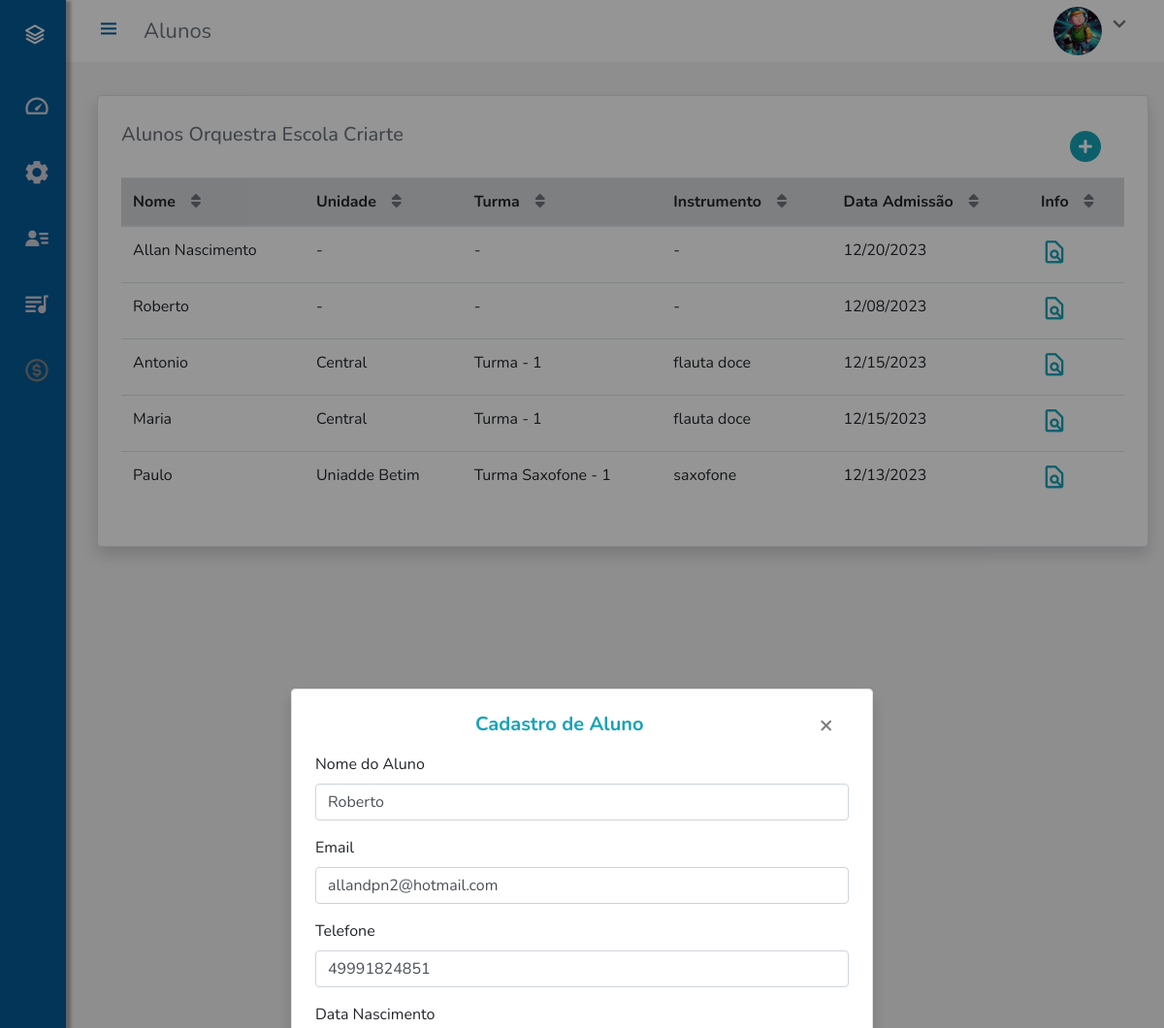
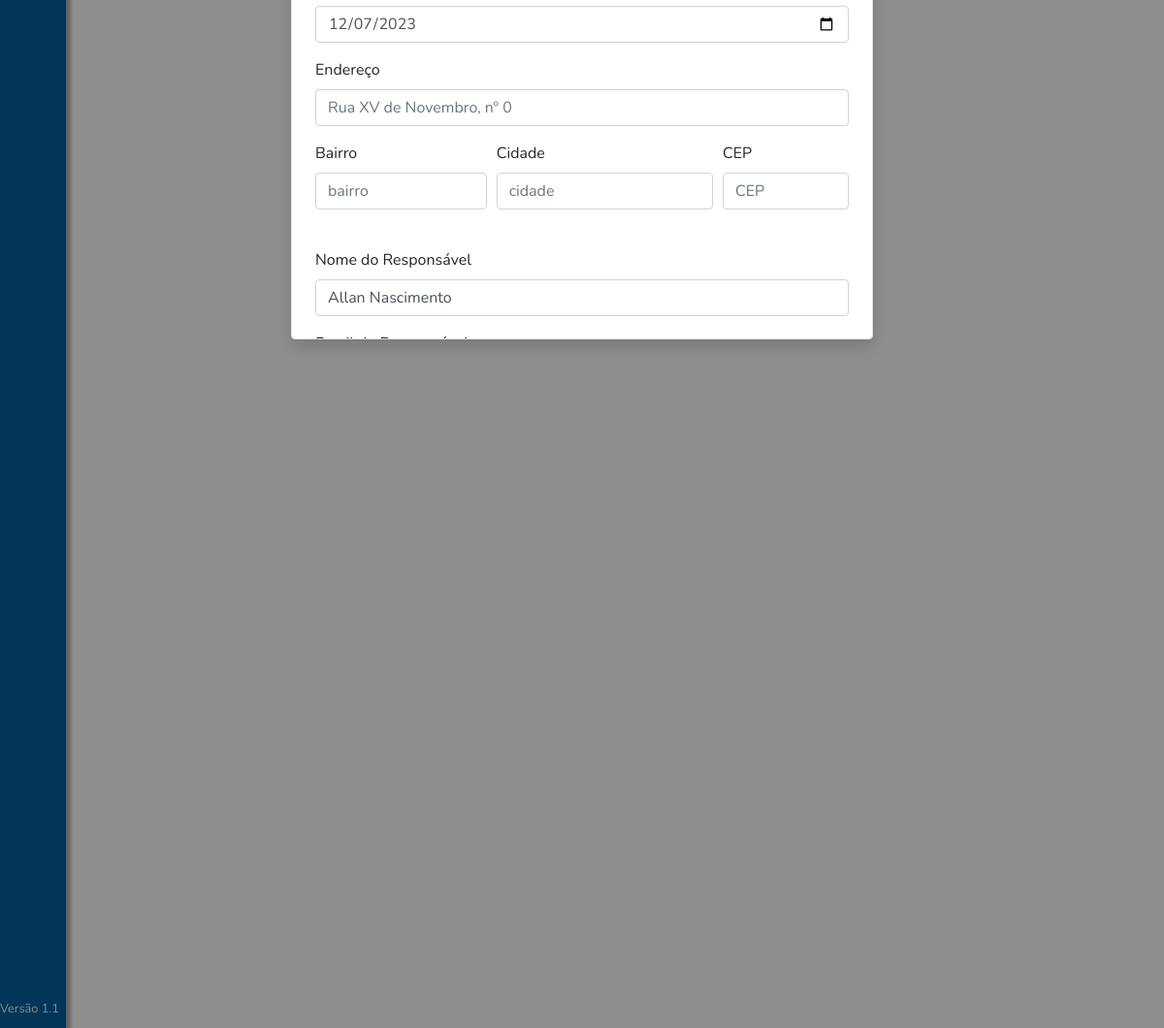
The page /aluno/cadastro/2 (signed in) on the database its author committed (2 pictures, top to bottom).
### app/models.py (models this page shows)
class Aluno(db.Model):
    id = db.Column(db.Integer, primary_key=True)
    nome = db.Column(db.String(50), unique=False, nullable=False)
    email = db.Column(db.String(100), unique=True, nullable=True)
    telefone = db.Column(db.String(20), unique=False, nullable=True)
    dataNasc = db.Column(db.DateTime, unique=False, nullable=True)
    dataAdmissao = db.Column(db.DateTime, unique=False, nullable=True)
    dataDesligamento = db.Column(db.DateTime, unique=False, nullable=True)
    nomeResponsavel = db.Column(db.String(50), unique=False, nullable=True)
    telefoneResponsavel = db.Column(db.String(20), unique=False, nullable=True)
    emailResponsavel = db.Column(db.String(100), unique=False, nullable=True)
    anotacoesAluno = db.Column(db.String(400), unique=False, nullable=True)
    image_file = db.Column(db.String(20), nullable=True, default='default.jpg')
    turma_id = db.Column(db.Integer, db.ForeignKey('turma.id'), nullable=True)
    unidade_id = db.Column(db.Integer, db.ForeignKey('unidade.id'), nullable=True)
    emprestimos = db.relationship('Emprestimo', backref='emprestimo_aluno', lazy=True, cascade="all, delete")
    contribuicoes = db.relationship('Contribuicao', backref='contribuicao_aluno', lazy=True, cascade="all, delete")
    enderecos = db.relationship('Endereco', backref='endereco_aluno', lazy=True, cascade="all, delete")
    historico_aluno = db.relationship('HistoricoAluno', backref='historico_aluno', lazy=True, cascade="all, delete")
    matricula_aluno = db.relationship('Matricula', backref='matricula_aluno', lazy=True, cascade="all, delete")

class Unidade(db.Model):
    id = db.Column(db.Integer, primary_key=True)
    nome = db.Column(db.String(50), unique=True, nullable=False)
    gestor = db.Column(db.Integer, unique=False, nullable=True)
    email = db.Column(db.String(100), unique=False, nullable=True)
    telefone = db.Column(db.String(20), unique=False, nullable=True)
    instrumentos = db.relationship('Instrumento', backref='instrumento_unidade', lazy=True)
    turmas = db.relationship('Turma', backref='turma_unidade', lazy=True, cascade="all, delete")
    endereco = db.relationship('Endereco', backref='endereco_unidade', lazy=True)
    alunos = db.relationship('Aluno', backref='aluno_unidade', lazy=True )
    equipe = db.relationship('Coordenador', backref='coord_unidade', lazy=True)

class Turma(db.Model):
    id = db.Column(db.Integer, primary_key=True)
    nome = db.Column(db.String(50), unique=False, nullable=False)
    diaSemana = db.Column(db.String(20), unique=False, nullable=False)
    horario = db.Column(db.Time, unique=False, nullable=True)
    instrumento_id = db.Column(db.Integer, db.ForeignKey('instrumento.id'), nullable=False)
    unidade_id = db.Column(db.Integer, db.ForeignKey('unidade.id'), nullable=False)
    coordenador_id = db.Column(db.Integer, db.ForeignKey('coordenador.id'), nullable=True)
    historico_turma = db.relationship('HistoricoAluno', backref='historico_turma', lazy=True, cascade="all, delete")
    alunos = db.relationship('Aluno', backref='aluno_turma', lazy=True, cascade="all, delete")

class Tipoinstrumento(db.Model):
    id = db.Column(db.Integer, primary_key=True)
    nome = db.Column(db.String(50), unique=False, nullable=False)
    codigo = db.Column(db.String(5), unique=False, nullable=False)
    instrumentos = db.relationship('Instrumento', backref='instrumento_tipo', lazy=True, cascade="all, delete")

### app/aluno/routes.py (the view)
@aluno.route("/aluno/cadastro/<int:id>", methods=['GET', 'POST'])
@login_required
def alunos_edit(id):
    form_edit_aluno = create_aluno()
    alunos = get_alunos_brief()
    aluno = get_alunos_select(id)
    form_perfil, data_nasc, image_file = perfil_admin()
    if request.method == "GET":
        aluno = Aluno.query.get(id)
        form_edit_aluno.nome.data = aluno.nome
        form_edit_aluno.email.data = aluno.email
        form_edit_aluno.telefone.data = aluno.telefone
        form_edit_aluno.data_nasc.data = aluno.dataNasc
        form_edit_aluno.data_admissao.data = aluno.dataAdmissao
        form_edit_aluno.data_desligamento.data = aluno.dataDesligamento
        form_edit_aluno.nome_responsavel.data = aluno.nomeResponsavel
        form_edit_aluno.email_responsavel.data = aluno.emailResponsavel
        form_edit_aluno.telefone_responsavel.data = aluno.telefoneResponsavel
        form_edit_aluno.anotacoes.data = aluno.anotacoesAluno
    return render_template("alunos.html", formPerfil=form_perfil, dataNasc=data_nasc, image_file=image_file, alunos = alunos, formEditAluno = form_edit_aluno, aluno = aluno)

### app/templates/alunos.html (shortened to what this page needs)
{% extends "layout.html" %}
{% block pageCurrent %}Alunos{% endblock  %}
{% block body %}
<div class="main mx-auto widht-page">
    <div class="wrapper wrapper-tab border p-4 rounded shadow bg-white" style="overflow-x: auto;">
        <div class="container-fluid" >
            <div class="row mt-1">
                <div class="text-muted">
                    <h5>Alunos Orquestra Escola Criarte</h5>
                </div>
                <div class="ml-auto mr-3">
                    <a class="btn-add-aluno toogle-hide" id="addAlunoBtn" href="#" data-element="#telaCadastroAluno"><i class="fa fa-2x fa-plus-circle text-info m-2" aria-hidden="true"></i></a>
                </div>
            </div>
            <div class="row mt-2 tela-wrapper-table">
                <table class="table table-hover tela-wrapper-table" id="table-alunos">
                    <thead class="bg-gray">
                        <tr>
                            <th scope="col"><span class="mr-3 ">Nome</span><a href="#" ><i class="fa fa-sort text-muted" aria-hidden="true"></i></a></th>
                            <th scope="col"><span class="mr-3 ">Unidade</span><a href="#"><i class="fa fa-sort text-muted" aria-hidden="true"></i></a></th>
                            <th scope="col"><span class="mr-3 ">Turma</span><a href="#"><i class="fa fa-sort text-muted mr-0" aria-hidden="true"></i></a></th>
                            <th scope="col"><span class="mr-3 ">Instrumento</span><a href="#"><i class="fa fa-sort text-muted" aria-hidden="true"></i></a></th>
                            <th scope="col"><span class="mr-3 ">Data Admissão</span><a href="#"><i class="fa fa-sort text-muted" aria-hidden="true"></i></a></th>
                            <th scope="col"><span class="mr-3 ">Info</span><a href="#"><i class="fa fa-sort text-muted" aria-hidden="true"></i></a></th>
                        </tr>
                    </thead>
                    <tbody>
                        {% if alunos %}
                        {% for aluno in  alunos %}
                        <tr>
                            <td>{{ aluno['nome'] }}</td>
                            <td>{{ aluno['unidade'] }}</td>
                            <td>{{ aluno['turma'] }}</td>
                            <td>{{ aluno['instrumento'] }}</td>
                            <td>{{ aluno['data_admissao'] }}</td><td>
                              <a href="" class="open-info-aluno toogle-hide ml-auto"data-element="#dataInfoAluno" data-id="{{aluno['id']}}"><i class="bx bx-file-find text-info mt-auto" style="font-size: 1.75rem"></i></a>
                            </td>
                          </tr>
                      {% endfor %}
                      {% endif %}
                      </tbody>
                </table>
            </div>
        </div>
    </div>
</div>
<br>
{% include 'includes_alunos/edit_aluno.html'%}
{% endblock  %}

### app/templates/includes_alunos/edit_aluno.html (shortened to what this page needs)
{% if formEditAluno %}
    <div class="" id="telaCadastroAluno">
    <div class="bg-container justify-content-center" >
        <div class="tela-add-aluno tela-add-item border rounded shadow  p-4 bg-white ">
            <form id="post-add-aluno-form" action="" method="POST" enctype="multipart/form-data">
              <div class="text-center mb-3">
                    <span class="h5 text-info font-weight-bold">Cadastro de Aluno</span>
                    <button  class="close btn-add-aluno " data-element="#telaCadastroAluno" data-dismiss="tela-add-aluno" aria-label="Fechar">
                        <span class="btn-add-aluno m-3" aria-hidden="true">&times;</span>
                    </button>
                </div>
                <div class="form-group">
                    <label for="nome-modal">Nome do Aluno</label>
                    {% if formEditAluno.nome.errors %}
                        {{ formEditAluno.nome(class='form-control is-invalid')}}
                        {% for error in formEditAluno.nome.errors %}
                        <div class="invalid-feedback">
                            <span>{{error}}</span>
                        </div>
                        {% endfor %}
                    {% else %}
                        {{ formEditAluno.nome(class='form-control', placeholder="Nome")}}
                    {% endif %}
                </div>
                <div class="form-group">
                    <label for="email-modal">Email</label>
                    {% if formEditAluno.email.errors %}
                        {{ formEditAluno.email(class='form-control is-invalid')}}
                        {% for error in formEditAluno.email.errors %}
                        <div class="invalid-feedback">
                            <span>{{error}}</span>
                        </div>
                        {% endfor %}
                    {% else %}
                        {{ formEditAluno.email(class='form-control', placeholder="email")}}
                    {% endif %}
                </div>
                <div class="form-group">
                    <label for="telefone-modal">Telefone</label>
                    {% if formEditAluno.telefone.errors %}
                        {{ formEditAluno.telefone(class='form-control is-invalid')}}
                        {% for error in formEditAluno.telefone.errors %}
                        <div class="invalid-feedback">
                            <span>{{error}}</span>
                        </div>
                        {% endfor %}
                    {% else %}
                        {{ formEditAluno.telefone(class='form-control', placeholder="telefone")}}
                    {% endif %}
                </div>
                <div class="form-group">
                    <label for="data_nasc-modal">Data Nascimento</label>
                    {% if formEditAluno.data_nasc.errors %}
                        {{ formEditAluno.data_nasc(class='form-control is-invalid')}}
                        {% for error in formEditAluno.data_nasc.errors %}
                        <div class="invalid-feedback">
                            <span>{{error}}</span>
                        </div>
                        {% endfor %}
                    {% else %}
                        {{ formEditAluno.data_nasc(class='form-control', placeholder="data_nasc")}}
                    {% endif %}
                </div>
                <div class="form-group">
                    <label for="enderecoEquipe">Endereço</label>
                    {% if formEditAluno.endereco.errors %}
                    {{ formEditAluno.endereco(class='form-control is-invalid')}}
                      {% for error in formEditAluno.endereco.errors %}
                        <div class="invalid-feedback">
                          <span>{{error}}</span>
                        </div>
                      {% endfor %}
                  {% else %}
                    {{ formEditAluno.endereco(class='form-control', placeholder="Rua XV de Novembro, nº 0")}}
                  {% endif %}
                </div>
                <div class="form-row">
                    <div class="form-group col-md-4">
                    <label for="inputBairro">Bairro</label>
                    {% if formEditAluno.bairro.errors %}
                    {{ formEditAluno.bairro(class='form-control is-invalid')}}
                      {% for error in formEditAluno.bairro.errors %}
                        <div class="invalid-feedback">
                          <span>{{error}}</span>
                        </div>
                      {% endfor %}
                  {% else %}
                    {{ formEditAluno.bairro(class='form-control', placeholder="bairro")}}
                  {% endif %}
                    </div>
                    <div class="form-group col-md-5">
                        <label for="inputTelefone">Cidade</label>
                        {% if formEditAluno.cidade.errors %}
                    {{ formEditAluno.cidade(class='form-control is-invalid')}}
                      {% for error in formEditAluno.cidade.errors %}
                        <div class="invalid-feedback">
                          <span>{{error}}</span>
                        </div>
                      {% endfor %}
                  {% else %}
                    {{ formEditAluno.cidade(class='form-control', placeholder="cidade")}}
                  {% endif %}
                    </div>
                    <div class="form-group col-md-3">
                    <label for="inputCEP">CEP</label>
                    {% if formEditAluno.cep.errors %}
                    {{ formEditAluno.cep(class='form-control is-invalid')}}
                      {% for error in formEditAluno.cep.errors %}
                        <div class="invalid-feedback">
                          <span>{{error}}</span>
                        </div>
                      {% endfor %}
                  {% else %}
                    {{ formEditAluno.cep(class='form-control', placeholder="CEP")}}
                  {% endif %}
                    </div>
                </div>
                <br>
                <div class="form-group">
                    <label for="data_nasc-modal">Nome do Responsável</label>
                    {% if formEditAluno.nome_responsavel.errors %}
                        {{ formEditAluno.nome_responsavel(class='form-control is-invalid')}}
                        {% for error in formEditAluno.nome_responsavel.errors %}
                        <div class="invalid-feedback">
                            <span>{{error}}</span>
                        </div>
                        {% endfor %}
                    {% else %}
                        {{ formEditAluno.nome_responsavel(class='form-control', placeholder="nome")}}
                    {% endif %}
                </div>
                <div class="form-group">
                    <label for="data_nasc-modal">Email do Responsável</label>
                </div>
                <br>
            </form>
        </div>
    </div>
</div>
{% endif %}

### rows shown on the page
Aluno: nome "Allan Nascimento", unidade "-", turma "-", instrumento "-", data_admissao "12/20/2023"
Aluno: nome "Roberto", unidade "-", turma "-", instrumento "-", data_admissao "12/08/2023", email "allandpn2@hotmail.com", telefone "49991824851"
Aluno: nome "Antonio"
Unidade: unidade "Central" "Central"
Turma: turma "Turma - 1" "Turma - 1"
Tipoinstrumento: instrumento "flauta doce" "flauta doce"
Aluno: nome "Maria"
Aluno: nome "Paulo"
Unidade: unidade "Uniadde Betim"
Turma: turma "Turma Saxofone - 1"
Tipoinstrumento: instrumento "saxofone"

### other values the page prints
{{ aluno['data_admissao'] }} "12/15/2023" "12/15/2023" "12/13/2023"
